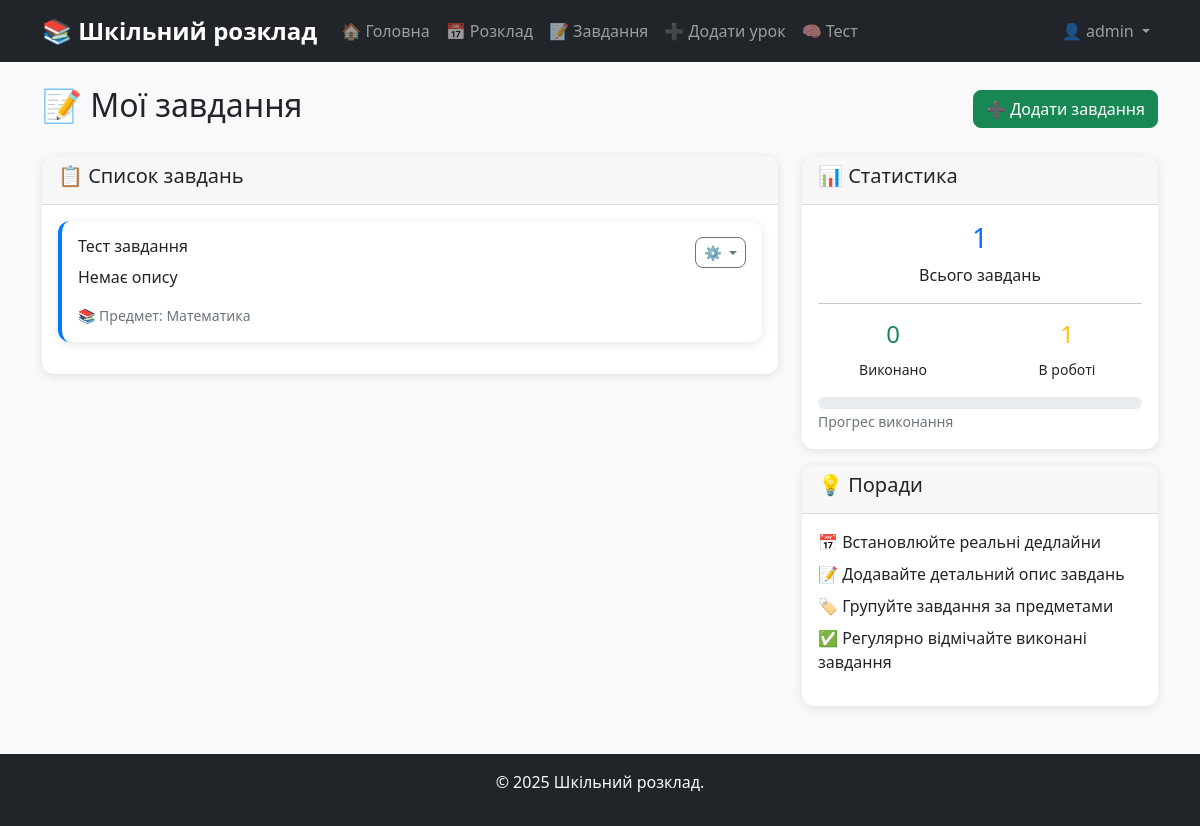
Page /tasks (signed in) on the committed database.
### tables this page shows
CREATE TABLE tasks (
            id INTEGER PRIMARY KEY AUTOINCREMENT,
            title TEXT NOT NULL,
            description TEXT,
            subject TEXT NOT NULL,
            due_date DATE,
            completed BOOLEAN DEFAULT FALSE,
            user_id INTEGER,
            created_at TIMESTAMP DEFAULT CURRENT_TIMESTAMP,
            FOREIGN KEY (user_id) REFERENCES users (id)
        );

### app.py (the view)
@app.route('/tasks')
@login_required
def tasks():
    conn = get_db_connection()
    user_tasks = conn.execute(
        'SELECT * FROM tasks WHERE user_id = ? ORDER BY due_date',
        (session['user_id'],)
    ).fetchall()
    conn.close()
    return render_template('tasks.html', tasks=user_tasks)

### app.py (called while the page is built)
def get_db_connection():
    conn = sqlite3.connect('school_schedule.db')
    conn.row_factory = sqlite3.Row
    return conn

def login_required(f):
    from functools import wraps
    @wraps(f)
    def decorated_function(*args, **kwargs):
        if 'user_id' not in session:
            return redirect(url_for('login'))
        return f(*args, **kwargs)
    return decorated_function

### templates/tasks.html (shortened to what this page needs)
{% extends "base.html" %}
{% block content %}
<div class="d-flex justify-content-between align-items-center mb-4">
    <h2>📝 Мої завдання</h2>
    <button class="btn btn-success" data-bs-toggle="modal" data-bs-target="#addTaskModal">
        ➕ Додати завдання
    </button>
</div>
<div class="row">
    <div class="col-lg-8">
        <div class="card">
            <div class="card-header">
                <h5>📋 Список завдань</h5>
            </div>
            <div class="card-body">
                {% if tasks %}
                    <div id="tasksContainer">
                        {% for task in tasks %}
                        <div class="card mb-3 task-item" data-task-id="{{ task.id }}">
                            <div class="card-body">
                                <div class="d-flex justify-content-between align-items-start">
                                    <div class="flex-grow-1">
                                        <h6 class="card-title">
                                            {% if task.completed %}
                                                <span class="text-decoration-line-through text-muted">{{ task.title }}</span>
                                                <span class="badge bg-success ms-2">✅ Виконано</span>
                                            {% else %}
                                                {{ task.title }}
                                            {% endif %}
                                        </h6>
                                        <p class="card-text">{{ task.description or 'Немає опису' }}</p>
                                        <div class="d-flex gap-3">
                                            <small class="text-muted">📚 Предмет: {{ task.subject }}</small>
                                        </div>
                                    </div>
                                    <div class="dropdown">
                                        <button class="btn btn-sm btn-outline-secondary dropdown-toggle"
                                                type="button" data-bs-toggle="dropdown">
                                            ⚙️
                                        </button>
                                    </div>
                                </div>
                            </div>
                        </div>
                        {% endfor %}
                    </div>
                {% endif %}
            </div>
        </div>
    </div>
    <div class="col-lg-4">
        <div class="card">
            <div class="card-header">
                <h5>📊 Статистика</h5>
            </div>
            <div class="card-body">
                {% set total_tasks = tasks|length %}
                {% set completed_tasks = tasks|selectattr('completed')|list|length %}
                {% set pending_tasks = total_tasks - completed_tasks %}
                <div class="text-center">
                    <h3 class="text-primary">{{ total_tasks }}</h3>
                    <p class="mb-1">Всього завдань</p>
                </div>
                <hr>
                <div class="row text-center">
                    <div class="col-6">
                        <h4 class="text-success">{{ completed_tasks }}</h4>
                        <small>Виконано</small>
                    </div>
                    <div class="col-6">
                        <h4 class="text-warning">{{ pending_tasks }}</h4>
                        <small>В роботі</small>
                    </div>
                </div>
                {% if total_tasks > 0 %}
                <div class="mt-3">
                    <div class="progress">
                        {% set progress = (completed_tasks / total_tasks * 100)|round %}
                    </div>
                    <small class="text-muted">Прогрес виконання</small>
                </div>
                {% endif %}
            </div>
        </div>
        <div class="card mt-3">
            <div class="card-header">
                <h5>💡 Поради</h5>
            </div>
            <div class="card-body">
                <ul class="list-unstyled">
                    <li class="mb-2">📅 Встановлюйте реальні дедлайни</li>
                    <li class="mb-2">📝 Додавайте детальний опис завдань</li>
                    <li class="mb-2">🏷️ Групуйте завдання за предметами</li>
                    <li class="mb-2">✅ Регулярно відмічайте виконані завдання</li>
                </ul>
            </div>
        </div>
    </div>
</div>
{% endblock %}

### static/css/style.css (style rules this page uses)
body { font-family: 'Segoe UI', Tahoma, Geneva, Verdana, sans-serif; background-color: #f8f9fa; }
.card { border: none; border-radius: 12px; box-shadow: 0 2px 10px rgba(0, 0, 0, 0.1); transition: transform 0.2s ease, box-shadow 0.2s ease; }
.card-header { border-radius: 12px 12px 0 0 !important; font-weight: 600; }
.btn { border-radius: 8px; font-weight: 500; transition: all 0.3s ease; }
.task-item { transition: all 0.3s ease; border-left: 4px solid #007bff; }
.progress { height: 12px; border-radius: 10px; background-color: #e9ecef; }
.card { animation: fadeIn 0.6s ease-out; }

### rows in the picture
tasks: title "Тест завдання", description "Немає опису", subject "Математика"

### other values in the picture
{{ session.username }} "admin"
{{ total_tasks }} "1"
{{ completed_tasks }} "0"
{{ pending_tasks }} "1"
